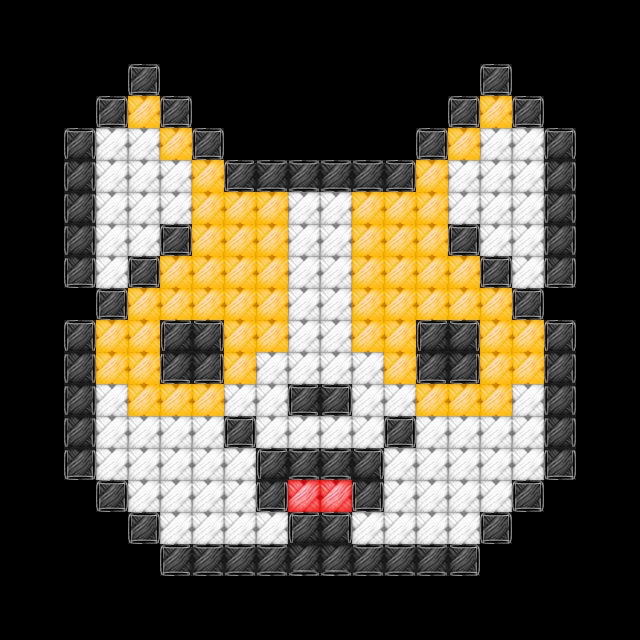

The image is a tile-based game level rendered from a .tmx file. Its description and complete source (layers, tilesets, objects, tile grids) follow:
An orthogonal 20x20 tile map with 32x32 px tiles, 3 tile layers (layer1, layer2, layer3), 2 tilesets.

<map version="1.2" tiledversion="1.3.4" orientation="orthogonal" renderorder="left-down" width="20" height="20" tilewidth="32" tileheight="32" infinite="0" nextlayerid="5" nextobjectid="1">
 <tileset firstgid="1" source="color.tsx" />
 <tileset firstgid="22" source="stroke.tsx" />
 <layer id="1" name="layer1" width="20" height="20">
  <data encoding="csv">
0,0,0,0,0,0,0,0,0,0,0,0,0,0,0,0,0,0,0,0,
0,0,0,0,0,0,0,0,0,0,0,0,0,0,0,0,0,0,0,0,
0,0,0,0,11,0,0,0,0,0,0,0,0,0,0,11,0,0,0,0,
0,0,0,11,8,11,0,0,0,0,0,0,0,0,11,8,11,0,0,0,
0,0,11,2,2,8,11,0,0,0,0,0,0,11,8,2,2,11,0,0,
0,0,11,2,2,2,8,11,11,11,11,11,11,8,2,2,2,11,0,0,
0,0,11,2,2,2,8,8,8,2,2,8,8,8,2,2,2,11,0,0,
0,0,11,2,2,11,8,8,8,2,2,8,8,8,11,2,2,11,0,0,
0,0,11,2,11,8,8,8,8,2,2,8,8,8,8,11,2,11,0,0,
0,0,0,11,8,8,8,8,8,2,2,8,8,8,8,8,11,0,0,0,
0,0,11,8,8,11,11,8,8,2,2,8,8,11,11,8,8,11,0,0,
0,0,11,8,8,11,11,8,2,2,2,2,8,11,11,8,8,11,0,0,
0,0,11,2,8,8,8,2,2,11,11,2,2,8,8,8,2,11,0,0,
0,0,11,2,2,2,2,11,2,2,2,2,11,2,2,2,2,11,0,0,
0,0,11,2,2,2,2,2,11,11,11,11,2,2,2,2,2,11,0,0,
0,0,0,11,2,2,2,2,11,13,13,11,2,2,2,2,11,0,0,0,
0,0,0,0,11,2,2,2,2,11,11,2,2,2,2,11,0,0,0,0,
0,0,0,0,0,11,11,11,11,11,11,11,11,11,11,0,0,0,0,0,
0,0,0,0,0,0,0,0,0,0,0,0,0,0,0,0,0,0,0,0,
0,0,0,0,0,0,0,0,0,0,0,0,0,0,0,0,0,0,0,0
</data>
 </layer>
 <layer id="3" name="layer2" width="20" height="20">
  <data encoding="csv">
0,0,0,0,0,0,0,0,0,0,0,0,0,0,0,0,0,0,0,0,
0,0,0,0,0,0,0,0,0,0,0,0,0,0,0,0,0,0,0,0,
0,0,0,0,0,0,0,0,0,0,0,0,0,0,0,0,0,0,0,0,
0,0,0,0,0,0,0,0,0,0,0,0,0,0,0,0,0,0,0,0,
0,0,0,0,0,0,0,0,0,0,0,0,0,0,0,0,0,0,0,0,
0,0,0,0,0,0,0,0,0,0,0,0,0,0,0,0,0,0,0,0,
0,0,0,0,0,0,0,0,0,0,0,0,0,0,0,0,0,0,0,0,
0,0,0,0,0,0,0,0,0,0,0,0,0,0,0,0,0,0,0,0,
0,0,0,0,0,0,0,0,0,0,0,0,0,0,0,0,0,0,0,0,
0,0,0,0,0,0,0,0,0,0,0,0,0,0,0,0,0,0,0,0,
0,0,0,0,0,0,0,0,0,0,0,0,0,0,0,0,0,0,0,0,
0,0,0,0,0,0,0,0,0,0,0,0,0,0,0,0,0,0,0,0,
0,0,0,0,0,0,0,0,0,0,0,0,0,0,0,0,0,0,0,0,
0,0,0,0,0,0,0,0,0,0,0,0,0,0,0,0,0,0,0,0,
0,0,0,0,0,0,0,0,0,0,0,0,0,0,0,0,0,0,0,0,
0,0,0,0,0,0,0,0,0,0,0,0,0,0,0,0,0,0,0,0,
0,0,0,0,0,0,0,0,0,0,0,0,0,0,0,0,0,0,0,0,
0,0,0,0,0,0,0,0,0,0,0,0,0,0,0,0,0,0,0,0,
0,0,0,0,0,0,0,0,0,0,0,0,0,0,0,0,0,0,0,0,
0,0,0,0,0,0,0,0,0,0,0,0,0,0,0,0,0,0,0,0
</data>
 </layer>
 <objectgroup id="4" name="logiclayer" visible="0">
  <properties>
   <property name="usegid" value="2;11;8;13" />
   <property name="useicon" value="2.png;11.png;8.png;13.png" />
  </properties>
 </objectgroup>
 <layer id="2" name="layer3" width="20" height="20">
  <data encoding="csv">
0,0,0,0,0,0,0,0,0,0,0,0,0,0,0,0,0,0,0,0,
0,0,0,0,0,0,0,0,0,0,0,0,0,0,0,0,0,0,0,0,
0,0,0,0,32,0,0,0,0,0,0,0,0,0,0,32,0,0,0,0,
0,0,0,32,0,32,0,0,0,0,0,0,0,0,32,0,32,0,0,0,
0,0,37,0,0,0,32,0,0,0,0,0,0,32,0,0,0,37,0,0,
0,0,31,0,0,0,0,36,30,30,30,30,34,0,0,0,0,31,0,0,
0,0,31,0,0,0,0,0,0,0,0,0,0,0,0,0,0,31,0,0,
0,0,31,0,0,32,0,0,0,0,0,0,0,0,32,0,0,31,0,0,
0,0,35,0,32,0,0,0,0,0,0,0,0,0,0,32,0,35,0,0,
0,0,0,32,0,0,0,0,0,0,0,0,0,0,0,0,32,0,0,0,
0,0,37,0,0,26,28,0,0,0,0,0,0,26,28,0,0,37,0,0,
0,0,31,0,0,27,29,0,0,0,0,0,0,27,29,0,0,31,0,0,
0,0,31,0,0,0,0,0,0,36,34,0,0,0,0,0,0,31,0,0,
0,0,31,0,0,0,0,32,0,0,0,0,32,0,0,0,0,31,0,0,
0,0,35,0,0,0,0,0,26,30,30,28,0,0,0,0,0,35,0,0,
0,0,0,32,0,0,0,0,35,0,0,35,0,0,0,0,32,0,0,0,
0,0,0,0,32,0,0,0,0,26,28,0,0,0,0,32,0,0,0,0,
0,0,0,0,0,36,30,30,30,25,25,30,30,30,34,0,0,0,0,0,
0,0,0,0,0,0,0,0,0,0,0,0,0,0,0,0,0,0,0,0,
0,0,0,0,0,0,0,0,0,0,0,0,0,0,0,0,0,0,0,0
</data>
 </layer>
</map>
